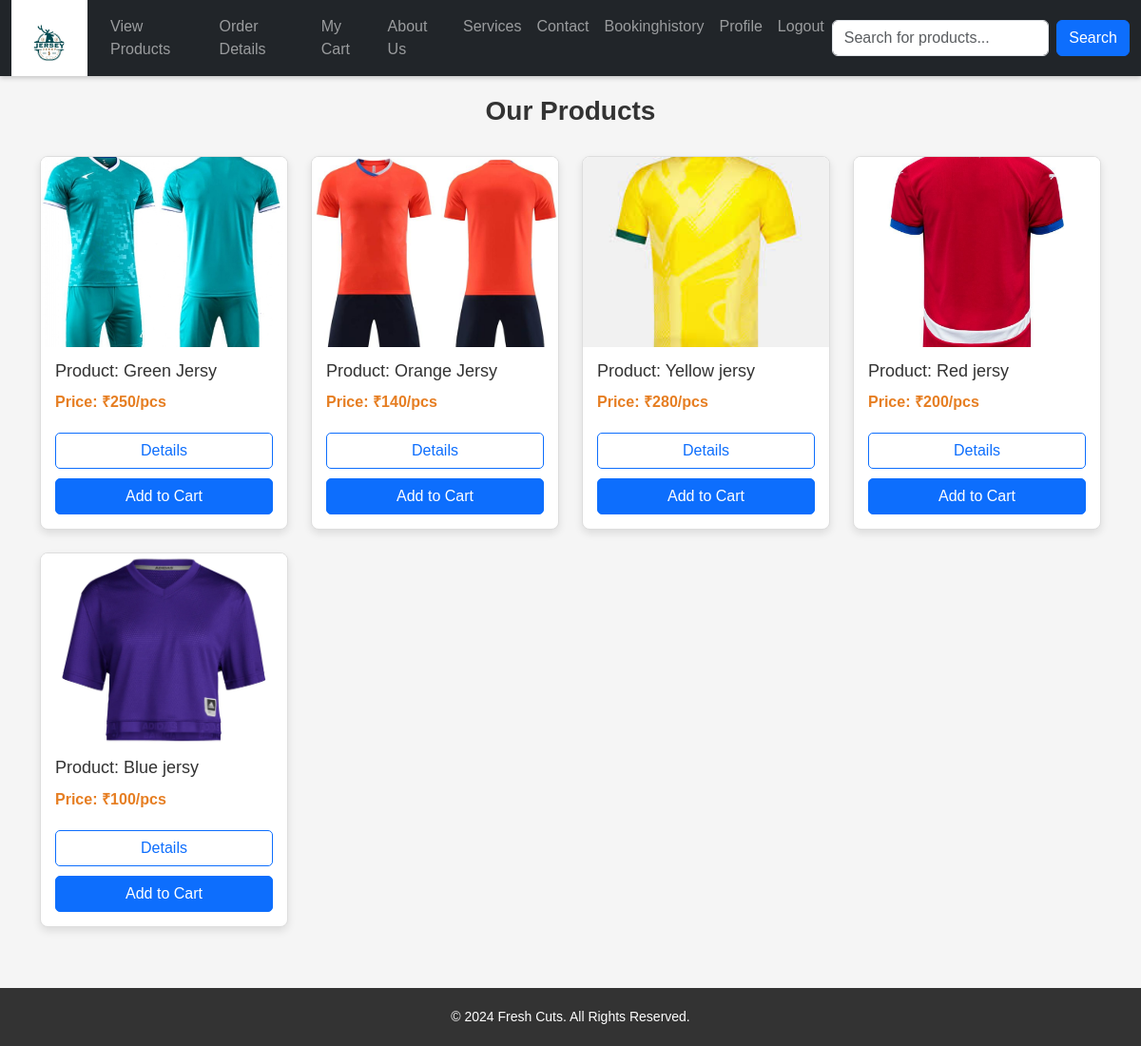
/userviewproduct/, run on the app's committed database.
### app/models.py (models this page shows, shortened)
class Product(models.Model):
    shop = models.ForeignKey(Shopreg,on_delete=models.CASCADE)
    name = models.TextField()
    discription = models.TextField()
    price = models.IntegerField()
    category = models.ForeignKey(Category, on_delete=models.CASCADE)
    quantity = models.TextField()
    offerprice = models.IntegerField()
    image = models.FileField()

### app/views.py (the view)
# urls.py: path('userviewproduct/',views.userviewproduct),
def userviewproduct(req):
    data=Product.objects.all()
    return render(req,'user/userviewproduct.html',{'data':data})

### template/user/userviewproduct.html (shortened to what this page needs)
<!DOCTYPE html>
<html lang="en">
<head>
  <link href="https://cdn.jsdelivr.net/npm/bootstrap@5.3.3/dist/css/bootstrap.min.css" rel="stylesheet">
</head>
<body>
<nav id="nav" class="navbar navbar-expand-lg navbar-dark bg-dark sticky-top">
  <div class="container-fluid">
    <a href="../userhome" class="navbar-brand">
      <img src="../static/attachment_117648875.jpg" alt="logo" width="80px">
    </a>
    <div class="collapse navbar-collapse" id="mynavbar">
      <ul class="navbar-nav me-auto">
        <li class="nav-item"><a class="nav-link" href="../userviewproduct">View Products</a></li>
        <li class="nav-item"><a class="nav-link" href="../orderdetails">Order Details</a></li>
        <li class="nav-item"><a class="nav-link" href="../user_view_cart">My Cart</a></li>
        <li class="nav-item"><a class="nav-link" href="../aboutus">About Us</a></li>
        <li class="nav-item"><a class="nav-link" href="../service">Services</a></li>
        <li class="nav-item"><a class="nav-link" href="../contact">Contact</a></li>
        <li class="nav-item"><a class="nav-link" href="../bookinghistory">Bookinghistory</a></li>
        <li class="nav-item"><a class="nav-link" href="../profile">Profile</a></li>
        <li class="nav-item"><a class="nav-link" href="../logout">Logout</a></li>
      </ul>
      <form class="d-flex" method="get" action="{% url 'product_search' %}">
        <input class="form-control me-2" type="text" name="query" placeholder="Search for products...">
        <button class="btn btn-primary" type="submit">Search</button>
      </form>
    </div>
  </div>
</nav>
<div class="container">
  <h3>Our Products {{ category.name }}</h3>
  <div class="row">
    {% for i in data %}
    <div class="col-lg-3 col-md-4 col-sm-6 mb-4">
      <div class="product-card">
        <img src="{{ i.image.url }}" alt="Product {{ i.name }}">
        <div class="card-body">
          <h5>Product: {{ i.name }}</h5>
          <p class="price">Price: ₹{{ i.price }}/pcs</p>
          <div>
            <a href="../prodetails/{{ i.pk }}" class="btn btn-outline-primary">Details</a>
            <a href="../addtocart/{{ i.pk }}" class="btn btn-primary">Add to Cart</a>
          </div>
        </div>
      </div>
    </div>
    {% endfor %}
  </div>
</div>
<footer>
  © 2024 Fresh Cuts. All Rights Reserved.
</footer>
</body>
</html>

### template/user/userviewproduct.html (style rules this page uses)
body { font-family: Arial, sans-serif; background-color: #f5f5f5; margin: 0; padding: 0; }
.navbar .nav-link { transition: color 0.3s; / }
#nav { box-shadow: 0 2px 5px rgba(0, 0, 0, 0.2); height: 80px; margin: -20px -20px-20px 0; }
h3 { text-align: center; margin-top: 20px; margin-bottom: 30px; color: #333; font-weight: bold; }
.product-card { background-color: white; border: 1px solid #ddd; border-radius: 8px; overflow: hidden; box-shadow: 0 4px 8px rgba(0, 0, 0, 0.1); transition: transform 0.2s ease-in-out, box-shadow 0.2s ease-in-out; }
.product-card img { width: 100%; height: 200px; object-fit: cover; }
.product-card .card-body { padding: 15px; }
.product-card h5 { font-size: 18px; margin: 0 0 10px 0; color: #333; }
.product-card .price { font-size: 16px; color: #e67e22; font-weight: bold; margin-bottom: 10px; }
.product-card .btn { margin-top: 10px; width: 100%; border-radius: 5px; }
footer { margin-top: 40px; text-align: center; padding: 20px; background-color: #333; color: white; font-size: 14px; }

### data on the page
Product: image (picture), name "Green Jersy", price "250"
Product: image (picture), name "Orange Jersy", price "140"
Product: image (picture), name "Yellow jersy", price "280"
Product: image (picture), name "Red jersy", price "200"
Product: image (picture), name "Blue jersy", price "100"
